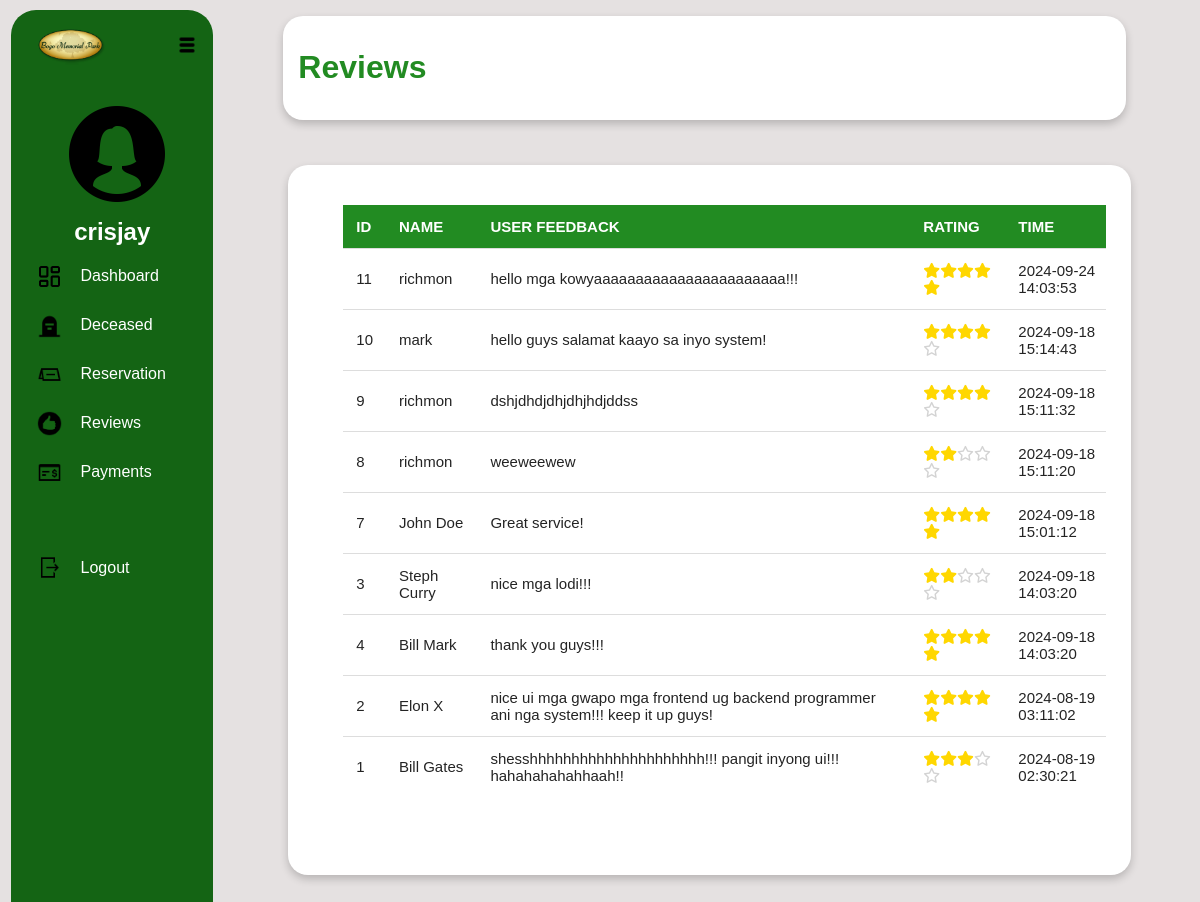
Page /admindashboard/adminreviews.php (signed in) on the committed database.
### tables this page shows
CREATE TABLE `reviews` (
  `id` int(11) NOT NULL,
  `fullname` varchar(255) NOT NULL,
  `userfeedback` text DEFAULT NULL,
  `rating` float NOT NULL,
  `time` timestamp NOT NULL DEFAULT current_timestamp(),
  `user_id` int(11) DEFAULT NULL
);

### admindashboard/adminreviews.php (the view, shortened to what this page needs)
<?php
$firstname = isset($_SESSION['firstname']) ? htmlspecialchars($_SESSION['firstname']) : 'Guest';
require_once '../connection/connection.php';
$servername = "localhost";
$username = "root";
$password = "";
$dbname = "capstone2db";
try {
    $pdo = new PDO("mysql:host=$servername;dbname=$dbname", $username, $password);
    $pdo->setAttribute(PDO::ATTR_ERRMODE, PDO::ERRMODE_EXCEPTION);
} catch (PDOException $e) {
    die("Connection failed: " . $e->getMessage());
}
?>
<!DOCTYPE html>
<html lang="en">
<head>
    <link rel="stylesheet" href="./admindashboardcss/adminreviews.css">
    <link rel="stylesheet" href="https://cdnjs.cloudflare.com/ajax/libs/font-awesome/6.0.0-beta3/css/all.min.css">
</head>
<body>
    <div class="row">
        <div class="left-content col-4">
            <div class="memoriallogo"><img src="../images/bogomemoriallogo.png" alt="bogomemoriallogo"></div>
            <div class="hamburgermenu"><img src="../images/hamburgermenu.png" alt="hamburgermenu"></div>
            <div class="adminprofile">
                <center>
                    <img src="../images/female.png" alt="adminicon">
                    <h2><?php echo $firstname; ?></h2>
                </center>
            </div>
            <center>
                <br>
                <div class="adminlinks">
                            <span><img src="../images/dashboard.png" alt="">&nbsp;&nbsp;&nbsp;<a href="adminDashboard.php">Dashboard</a></span>
                            <span><img src="../images/deceased.png" alt="">&nbsp;&nbsp;&nbsp;<a href="adminDeceased.php">Deceased</a></span>
                            <span><img src="../images/reservation.png" alt="">&nbsp;&nbsp;&nbsp;<a href="adminreservation.php">Reservation</a></span>
                            <span><img src="../images/review.png" alt="">&nbsp;&nbsp;&nbsp;<a href="adminreviews.php">Reviews</a></span>
                            <span><img src="../images/payment.png" alt="">&nbsp;&nbsp;&nbsp;<a href="adminpayment.php">Payments</a></span>
                            <br>
                            <span><img src="../images/logout.png" alt="">&nbsp;&nbsp;&nbsp;<a href="../logout.php">Logout</a></span>
                        </div>
                <br>
            </center>
        </div>
        <div class="main">
            <div class="right-content1">
                <div class="right-header col-9">
                    <br>
                    <h1> Reviews </h1>
                </div>
            </div>
            <div class="right-content2">
                <div class="right-header col-9">
                    <div class="table-container">
                    <table id="myTable">
                        <thead>
                            <tr>
                                <th>ID</th>
                                <th>NAME</th>
                                <th>USER FEEDBACK</th>
                                <th>RATING</th>
                                <th>TIME</th>
                            </tr>
                        </thead>
                        <tbody>
                        <?php
                            $sql = "SELECT id, fullname, userfeedback, rating, time FROM reviews ORDER BY time DESC LIMIT 1000";
                            $stmt = $pdo->prepare($sql);
                            $stmt->execute();
                            if ($stmt->rowCount() > 0) {
                                while ($row = $stmt->fetch(PDO::FETCH_ASSOC)) {
                                    echo "<tr>
                                            <td>" . htmlspecialchars($row["id"]). "</td>
                                            <td>" . htmlspecialchars($row["fullname"]). "</td>
                                            <td>" . htmlspecialchars($row["userfeedback"]). "</td>
                                            <td>";
                                    $rating = (int)$row['rating'];
                                    for ($i = 1; $i <= 5; $i++) {
                                        if ($i <= $rating) {
                                            echo "<i class='fas fa-star'></i>";
                                        } else {
                                            echo "<i class='far fa-star'></i>";
                                        }
                                    }
                                    echo "</td>
                                            <td>" . htmlspecialchars($row["time"]). "</td>
                                        </tr>";
                                }
                            } else {
                                echo "<tr><td colspan='5'>0 results</td></tr>";
                            }
                        ?>
                        </tbody>
                    </table>
                    </div>
                </div>
            </div>
        </div>
    </div>
</body>
</html>

### admindashboard/admindashboardcss/adminreviews.css (style rules this page uses)
* { margin: 0; padding: 0; box-sizing: border-box; font-family: Arial, sans-serif; }
body { background-color: #e5e1e1; }
.row::after { content: ""; clear: both; display: block; }
[class*="col-"] { float: left; padding: 15px; }
.col-4 { width: 33.33%; }
.col-9 { width: 75%; }
.row { width: 100%; height: 100vh; display: flex; }
.left-content { background-color: rgb(20, 100, 20); color: white; border-radius: 25px; height: 95vh; margin-top: 0.6rem; margin-left: 0.7rem; width: 250px; position: relative; padding: 1rem; }
.memoriallogo img { width: 95px; position: absolute; top: 0.6rem; filter: drop-shadow (0px, 0px, 20px,black); }
.hamburgermenu img { width: 20px; float: right; margin-top: 0.6rem; }
.adminprofile img { width: 100px; margin-top: 3rem; padding-left: 30px; }
.main { width: 100%; margin-top: 1rem; margin-left: 50px; }
.right-content1 { margin-left: 20px; width: 90%; height: 6.5rem; background-color: white; color: forestgreen; border-radius: 20px; box-shadow: 0 4px 8px rgba(0, 0, 0, 0.2) }
.right-content2 { margin-left: 25px; width: 90%; height: 70vh; margin-top: 2.8rem; background-color: white; color: rgb(0, 0, 0); border-radius: 20px; box-shadow: 0 4px 8px rgba(0, 0, 0, 0.2) }
.adminlinks { display: flex; flex-direction: column; gap: 1.5rem; align-items: flex-start; margin-left: 10px; }
.adminlinks span { display: flex; align-items: center; width: 100%; }
.adminlinks img { width: 25px; margin-right: 5px; }
.adminlinks a { text-decoration: none; color: white; font-size: 1rem; display: inline-block; }
.adminprofile img { padding-top: 20px; border-radius: 50%; width: 150px; }
.adminlinks span:last-child { margin-top: 0.3rem; }
.table-container { margin-top: 5px; height: 60vh; overflow-y: auto; margin-left: 20px; width: 130%; background-color: white; color: rgb(0, 0, 0); border-radius: 20px; overflow-x: hidden; }
table { width: 100%; border-collapse: collapse; margin: 20px 0; font-size: 20px; text-align: left; color: rgba(0, 0, 0, 0.863); margin-left: 20px; padding: 10px; }
th, td { padding: 13px; border-bottom: 1px solid #ddd; font-size: 15px; }
th { background-color: forestgreen; color:white; }
.fas.fa-star { color: gold; }
.far.fa-star { color: lightgray; }

### rows in the picture
reviews: id "11", fullname "richmon", userfeedback "hello mga kowyaaaaaaaaaaaaaaaaaaaaaaa!!!", rating 5 (drawn), time "2024-09-24 14:03:53"
reviews: id "10", fullname "mark", userfeedback "hello guys salamat kaayo sa inyo system!", rating 4 (drawn), time "2024-09-18 15:14:43"
reviews: id "9", fullname "richmon", userfeedback "dshjdhdjdhjdhjhdjddss", rating 4 (drawn), time "2024-09-18 15:11:32"
reviews: id "8", fullname "richmon", userfeedback "weeweewew", rating 2 (drawn), time "2024-09-18 15:11:20"
reviews: id "7", fullname "John Doe", userfeedback "Great service!", rating 5 (drawn), time "2024-09-18 15:01:12"
reviews: id "3", fullname "Steph Curry", userfeedback "nice mga lodi!!!", rating 2 (drawn), time "2024-09-18 14:03:20"
reviews: id "4", fullname "Bill Mark", userfeedback "thank you guys!!!", rating 5 (drawn), time "2024-09-18 14:03:20"
reviews: id "2", fullname "Elon X", userfeedback "nice ui mga gwapo mga frontend ug backend programmer ani nga system!!! keep it up guys!", rating 5 (drawn), time "2024-08-19 03:11:02"
reviews: id "1", fullname "Bill Gates", userfeedback "shesshhhhhhhhhhhhhhhhhhhhh!!! pangit inyong ui!!! hahahahahahhaah!!", rating 3.5 (drawn), time "2024-08-19 02:30:21"

### other values in the picture
$firstname "crisjay"
